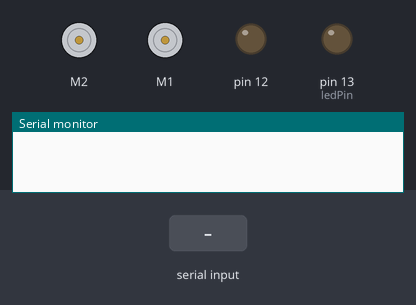
Bench run of a sketch on a simulated Arduino Uno, built with avr-gcc and run on an emulated ATmega328P. On the bench: 2 × DC motor (green arrow = forward, orange = backward, longer = faster), output pins drawn as LEDs (lit = HIGH), the last lines printed to the serial monitor. The inputs (shaded band) are chosen by the test bench.

Above: at 1.2 s.
1.3 s: "F" received over Serial
At 1.9 s:
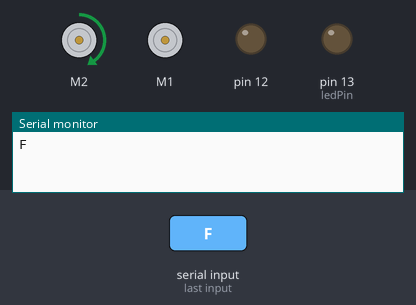
2.8 s: "B" received over Serial
At 4.0 s:
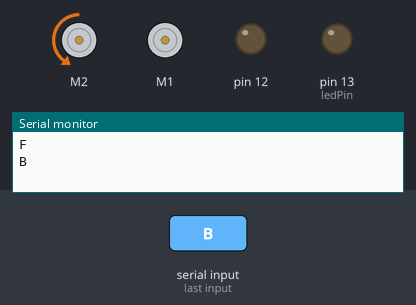
4.3 s: "R" received over Serial
At 5.4 s:
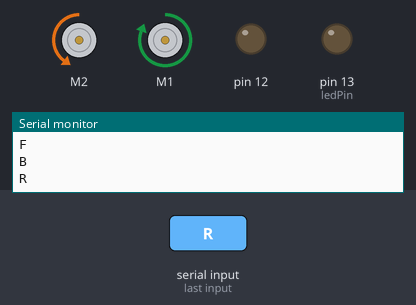
5.8 s: "L" received over Serial
At 6.5 s:
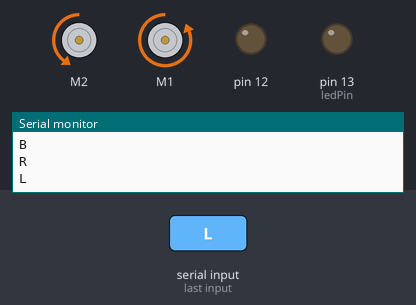
7.3 s: byte 51 ('3') received over Serial
8.8 s: "F" received over Serial
At 10.0 s:
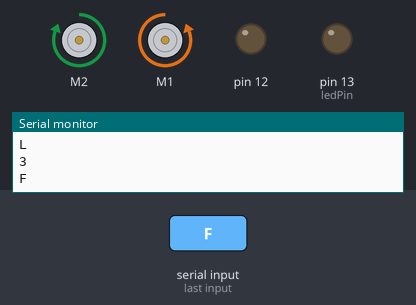
Timing chart, 0 to 11.3 s (numbered marks = the images above; inputs shaded):
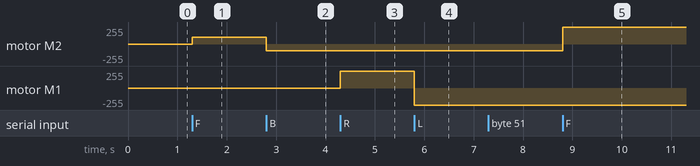

The sketch:

bluetooth-car-MakeBlock.ino
```cpp
#include <Makeblock.h>
#include <Arduino.h>
#include <SoftwareSerial.h>
#include <Wire.h>

MeDCMotor MotorF(M1);
MeDCMotor MotorB(M2);
//MeInfraredReceiver infraredReceiverDecode(PORT_6);
int curSpeed = 100;

//boolean leftflag,rightflag;
//int minSpeed = 55;
//int factor = 23;

int ledPin = 13;
//int delayTime = 300;

void setup() {
  // initialize Serial module
  pinMode(13, OUTPUT);
  pinMode(12, OUTPUT);
  Serial.begin(9600); // Default connection rate for my BT module

  // set up the led on pin 13
  //pinMode(ledPin, OUTPUT);
  //digitalWrite(ledPin, LOW);
}

void loop() {
  if(Serial.available() > 0){
    char letter = Serial.read();
    Serial.println(letter);

    if(letter == 'F'){
      Forward();
    }
    else if(letter == 'B'){
      Backward();
    }
    else if(letter == 'R' || letter == 'I' || letter == 'J'){
      TurnRight();
    }
    else if(letter == 'L' || letter == 'G' || letter == 'H'){
      TurnLeft();
    }
    else if(letter == '1'){
      ChangeSpeed(1);
    }
    else if(letter == '2'){
      ChangeSpeed(2);
    }

    else if(letter == '3'){
      ChangeSpeed(3);
    }


    else if(letter == '4'){
      ChangeSpeed(4);
    }


    else if(letter == '5'){
      ChangeSpeed(5);
    }


    else if(letter == '6'){
      ChangeSpeed(6);
    }


    else if(letter == '7'){
      ChangeSpeed(7);
    }


    else if(letter == '8'){
      ChangeSpeed(8);
    }


    else if(letter == '9'){
      ChangeSpeed(9);
    }

    else if(letter == 'S'){
      Stop();
    }

    else if(letter == 'W'){
      digitalWrite(13, HIGH);
    }

    else if(letter == 'w'){
      digitalWrite(13, LOW);
    }

    else if(letter == 'U'){
      digitalWrite(12, HIGH);
    }

    else if(letter == 'u'){
      digitalWrite(12, LOW);
    }
  }
}

void Forward()
{
  MotorB.run(curSpeed);
}

void Backward()
{
  MotorB.run(-curSpeed);
}

void TurnLeft()
{
  MotorF.run(-1000);
}

void TurnRight()
{
  MotorF.run(1000);
}

void Stop()
{
  MotorB.run(0);
  MotorF.run(0);
}

void ChangeSpeed(int spd)
{
  curSpeed = 100*spd;
}
```

Measured:
- after the input at 1.3 s, motor M2: stopped → forward 100/255 at once
- after the input at 2.8 s, motor M2: forward 100/255 → backward 100/255 at once
- after the input at 4.3 s, motor M1: stopped → forward 255/255 at once
- after the input at 5.8 s, motor M1: forward 255/255 → backward 255/255 at once
- after the input at 8.8 s, motor M2: backward 100/255 → forward 255/255 at once
